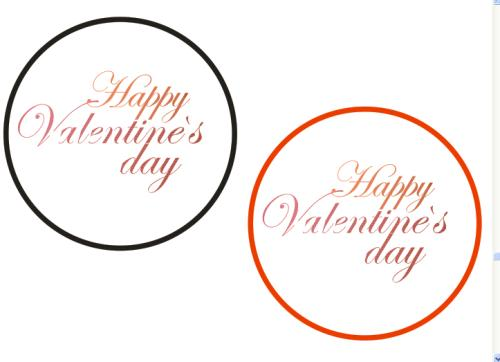
#> input picture opencvtrain/chapter3/circles.jpg, 500 x 362 px
$ python detectround.py
#> lines starting #> are read from the running program, lines starting #| are printed output that depends on the picture; after the words box and inside, x2 and y2 are one past the last pixel; in counts of white or black regions, pixels touching at a corner belong together
import cv2
import numpy as np

plantes = cv2.imread('circles.jpg')
#> plantes is the input picture: shape (362, 500, 3); mean B, G, R 239.9, 242, 247.3
gray_img = cv2.cvtColor(plantes, cv2.COLOR_BGR2GRAY)
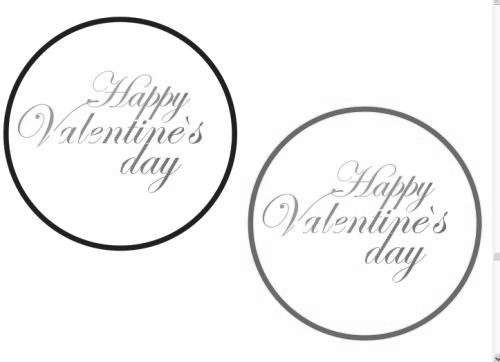
#> gray_img: shape (362, 500); min 6, max 255, mean 243.3

img = cv2.medianBlur(gray_img, 5)

circles = cv2.HoughCircles(img, cv2.HOUGH_GRADIENT, 1, 120, param1=100,
                           param2=30, minRadius=0, maxRadius=0)
#> circles = [[344.5, 246.5, 86.6], [88.5, 155.5, 78.8], [266.5, 98.5, 133.7], [499.5, 311.5, 101.7]]

circles = np.uint16(np.around(circles))
#> circles = [[344, 246, 87], [88, 156, 79], [266, 98, 134], [500, 312, 102]]

for i in circles[0, :]:
    cv2.circle(plantes, (i[0], i[1]), i[2], (0, 255, 0), 2)
    cv2.circle(plantes, (i[0], i[1]), 2, (0, 0, 255), 3)
#> this loop made 4 passes
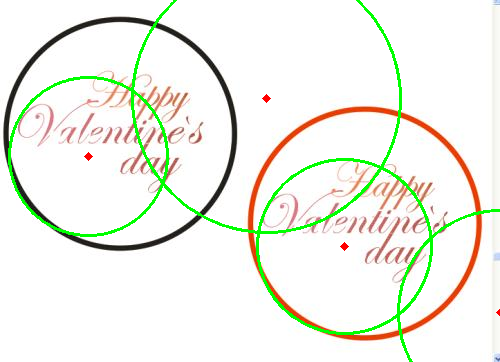
#> plantes: shape (362, 500, 3); 3.17% of pixels changed, all inside (x1, y1, x2, y2) = (8, 0, 500, 362)

cv2.imwrite('plantes.jpg', plantes)
cv2.imshow('HoughCircles', plantes)
cv2.waitKey()
cv2.destroyAllWindows()

$ run again, with opencvtrain/chapter3/ACP.PNG saved as opencvtrain/chapter3/circles.jpg
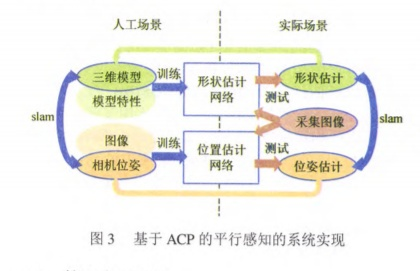
#> input picture opencvtrain/chapter3/ACP.PNG, 420 x 271 px
#> plantes is the input picture: shape (271, 420, 3); mean B, G, R 232.9, 240, 240.7
#> `img = cv2.medianBlur(gray_img, 5)`:
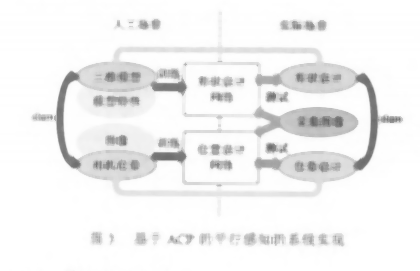
#> img: shape (271, 420); min 104, max 255, mean 241.6
#> `circles = cv2.HoughCircles(img, cv2.HOUGH_GRADIENT, 1, 120, param1=100..`: circles = [[137.5, 114.5, 81.7], [290.5, 116.5, 79.8], [222.5, 14.5, 102.6], [235.5, 270.5, 89.6]]
#> `circles = np.uint16(np.around(circles))`: circles = [[138, 114, 82], [290, 116, 80], [222, 14, 103], [236, 270, 90]]
#> the loop `for i in circles[0, :]:` made 4 passes
#> after the loop `for i in circles[0, :]:`:
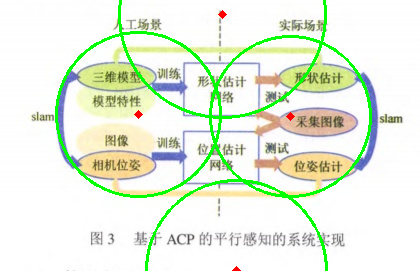
#> plantes: shape (271, 420, 3); 4.38% of pixels changed, all inside (x1, y1, x2, y2) = (55, 0, 372, 271)
